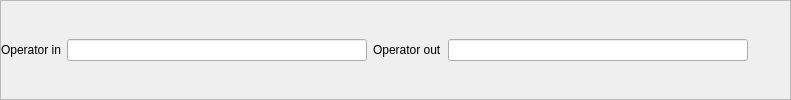
    <widget class="QFrame" name="frame">
     <property name="focusPolicy">
      <enum>Qt::ClickFocus</enum>
     </property>
     <property name="frameShape">
      <enum>QFrame::StyledPanel</enum>
     </property>
     <property name="frameShadow">
      <enum>QFrame::Raised</enum>
     </property>
     <layout class="QHBoxLayout" name="horizontalLayout_2">
      <property name="leftMargin">
       <number>0</number>
      </property>
      <property name="topMargin">
       <number>0</number>
      </property>
      <property name="rightMargin">
       <number>0</number>
      </property>
      <property name="bottomMargin">
       <number>0</number>
      </property>
      <item>
       <widget class="QLabel" name="label_14">
        <property name="focusPolicy">
         <enum>Qt::ClickFocus</enum>
        </property>
        <property name="text">
         <string>Operator in</string>
        </property>
       </widget>
      </item>
      <item>
       <widget class="EQLineEdit" name="leOperatorIn">
        <property name="minimumSize">
         <size>
          <width>300</width>
          <height>0</height>
         </size>
        </property>
        <property name="focusPolicy">
         <enum>Qt::ClickFocus</enum>
        </property>
        <property name="readOnly">
         <bool>true</bool>
        </property>
       </widget>
      </item>
      <item>
       <widget class="QLabel" name="label_15">
        <property name="focusPolicy">
         <enum>Qt::ClickFocus</enum>
        </property>
        <property name="text">
         <string>Operator out</string>
        </property>
       </widget>
      </item>
      <item>
       <widget class="EQLineEdit" name="leOperatorOut">
        <property name="minimumSize">
         <size>
          <width>300</width>
          <height>0</height>
         </size>
        </property>
        <property name="focusPolicy">
         <enum>Qt::ClickFocus</enum>
        </property>
        <property name="readOnly">
         <bool>true</bool>
        </property>
       </widget>
      </item>
      <item>
       <spacer name="horizontalSpacer_4">
        <property name="focusPolicy">
         <enum>Qt::ClickFocus</enum>
        </property>
        <property name="orientation">
         <enum>Qt::Horizontal</enum>
        </property>
        <property name="sizeHint" stdset="0">
         <size>
          <width>42</width>
          <height>20</height>
         </size>
        </property>
       </spacer>
      </item>
     </layout>
    </widget>
